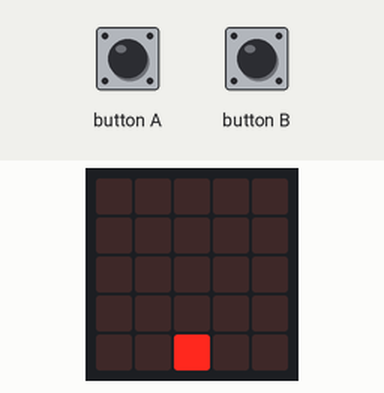
Simulated run of this program. Board: BBC micro:bit running MicroPython. Shown: the board's 5×5 LED display. The test bench sets the inputs (shaded band).

Above: at 1.7 s.
1.8 s: button A pressed for 1 s
At 3.1 s:
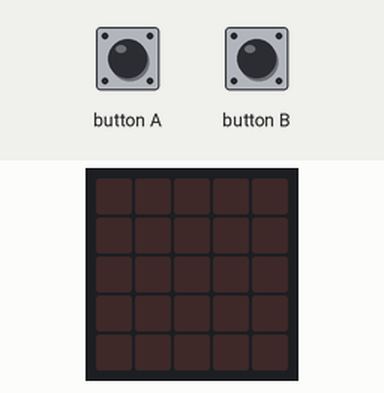
4.3 s: button B pressed for 1 s
At 6.2 s:
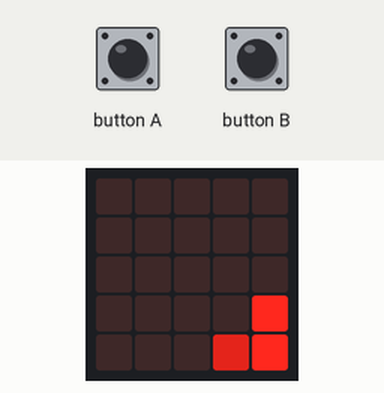
6.8 s: button A pressed for 0.15 s
At 7.7 s:
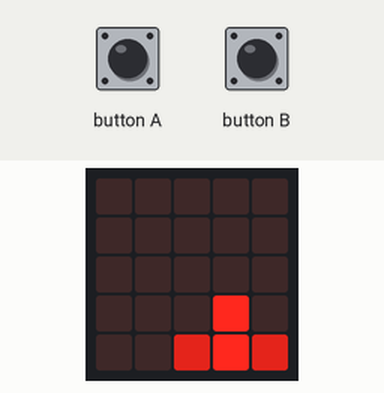
8.4 s: button A pressed for 3.2 s
At 8.5 s:
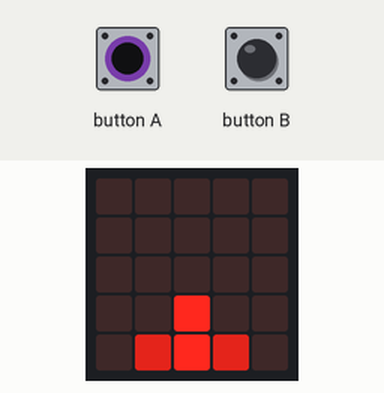
Timing chart, 0 to 11.4 s (numbered marks = the images above; inputs shaded):
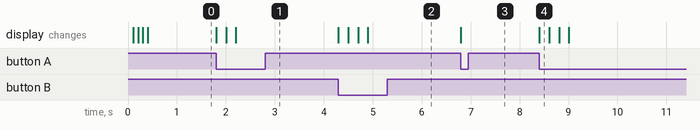

Measured:
- after the input at 1.8 s, the display: first changes at once (image 1 shows a later state)
- after the input at 4.3 s, the display: first changes at once (image 2 shows a later state)
- after the input at 6.8 s, the display: changes at once (image 3)
- after the input at 8.4 s, the display: changes at once (image 4)

The program:

main.py
```python
from microbit import *
import utime
ship1 = Image("00000:"
             "00000:"
             "00000:"
             "90000:"
             "96000")

ship2 = Image("00000:"
             "00000:"
             "00000:"
             "09000:"
             "69600")

ship3 = Image("00000:"
             "00000:"
             "00000:"
             "00900:"
             "06960")

ship4 = Image("00000:"
             "00000:"
             "00000:"
             "00090:"
             "00696")

ship5 = Image("00000:"
             "00000:"
             "00000:"
             "00009:"
             "00069")

rock1 = Image("00900:"
              "00000:"
              "00000:"
              "00000:"
              "00000")

rock2 = Image("00000:"
              "00900:"
              "00000:"
              "00000:"
              "00000")

rock3 = Image("00000:"
              "00000:"
              "00900:"
              "00000:"
              "00000")

rock4 = Image("00000:"
              "00000:"
              "00000:"
              "00900:"
              "00000")

rock5 = Image("00000:"
              "00000:"
              "00000:"
              "00000:"
              "00900")
allships=[ship1,ship2,ship3,ship4,ship5]
allrocks=[rock1,rock2,rock3,rock4,rock5]

currentShip=2

display.show(allrocks,wait=True,loop=False, delay=100)

while True:
    if button_a.is_pressed():
        display.clear()

        if currentShip > 0:
            currentShip -= 1
            display.show(allships[currentShip])
            utime.sleep_ms(200)


    if button_b.is_pressed():
        if currentShip < 4:
            currentShip += 1
            display.show(allships[currentShip])
            utime.sleep_ms(200)
```
